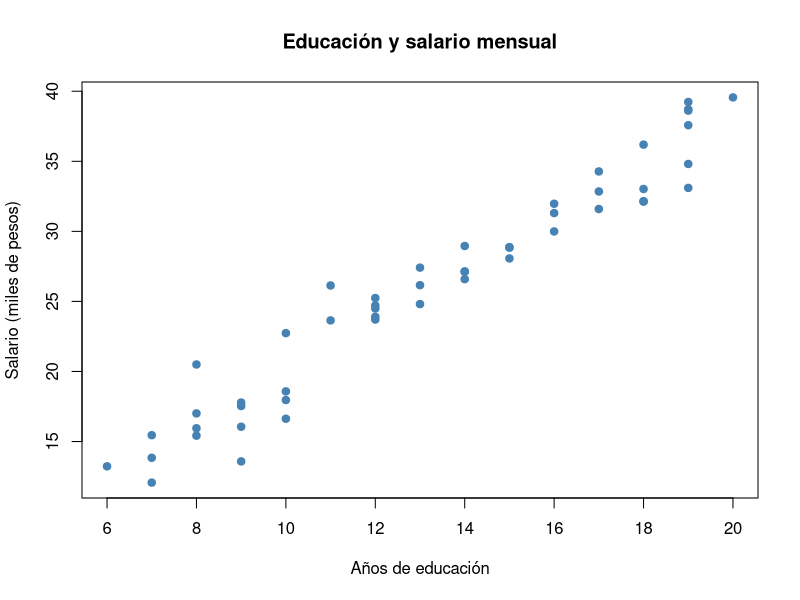

Reproduce this figure in R.
## ---- chunk 1
knitr::opts_chunk$set(echo = TRUE, warnings = FALSE, messages = FALSE, comment = "##")
## ---- chunk 2
# a) Raíz cuadrada de 225 más 3 elevado a la 4


# b) Residuo de dividir 1000 entre 7 (operador %%)


# c) e elevado a la 2


## ---- chunk 3


## ---- chunk 4

# 10 == 10
# 10 != 10
# (5 > 3) & (8 < 5)
# (5 > 3) | (8 < 5)
# !(3 > 1)

## ---- chunk 5
a <- 19500.75
b <- "tasa de desempleo"
c <- FALSE
d <- "2.8"

# Tu código aquí


## ---- chunk 6
set.seed(42)
paises <- c("México", "Brasil", "Argentina", "Colombia", "Chile", "Perú",
            "Venezuela", "Ecuador", "Bolivia", "Paraguay", "Uruguay",
            "Costa Rica", "Panamá", "Guatemala", "Honduras", "El Salvador",
            "Nicaragua", "Cuba", "República Dominicana", "Jamaica")

desempleo <- round(runif(n = 20, min = 2.0, max = 15.0), 1)
## ---- chunk 7

## ---- chunk 8

## ---- chunk 9

## ---- chunk 10

## ---- chunk 11
set.seed(7)

n <- 30

paises_macro <- c("México", "Brasil", "Argentina", "Colombia", "Chile", "Perú",
                  "Venezuela", "Ecuador", "Bolivia", "Paraguay", "Uruguay",
                  "Costa Rica", "Panamá", "Guatemala", "Honduras", "El Salvador",
                  "Nicaragua", "Cuba", "Rep. Dominicana", "Jamaica",
                  "Trinidad y Tobago", "Bahamas", "Haití", "Belice", "Guyana",
                  "Surinam", "Barbados", "Santa Lucía", "Granada", "Dominica")

macro <- data.frame(
  pais      = paises_macro,
  pib       = round(runif(n, min = 50,   max = 2500), 1),  # miles de mill. USD
  inflacion = round(runif(n, min = 1.5,  max = 50.0), 1),  # %
  desempleo = round(runif(n, min = 2.0,  max = 18.0), 1)   # %
)
## ---- chunk 12

## ---- chunk 13

## ---- chunk 14

## ---- chunk 15

## ---- chunk 16
set.seed(123)

n          <- 50
educacion  <- round(runif(n, min = 6, max = 20), 0)   # años de educación
error      <- rnorm(n, mean = 0, sd = 2)               # ruido aleatorio
salario    <- 2 + 1.8 * educacion + error              # miles de pesos al mes

# Gráfico ya hecho — obsérvalo antes de estimar
plot(educacion, salario,
     main = "Educación y salario mensual",
     xlab = "Años de educación",
     ylab = "Salario (miles de pesos)",
     pch  = 19, col = "steelblue")

# Matriz X ya construida
X <- matrix(c(rep(1, n), educacion), nrow = n, ncol = 2)
colnames(X) <- c("constante", "educacion")

y <- matrix(salario, nrow = n)
## ---- chunk 17
# X'X


# (X'X)^-1


## ---- chunk 18

## ---- chunk 19

## ---- chunk 20
set.seed(2026)
n <- 32
g <- c("Grupo A","Grupo B","Grupo C","Grupo D",
       "Grupo E","Grupo F",
       "Grupo G","Grupo H")
d <- data.frame(
  eq  = paste0("Selección_", 1:n),
  gf  = round(runif(n, 0, 15)),
  gc  = round(runif(n, 0, 15)),
  pos = round(runif(n, 1, 32)),
  grp = rep(g, each = 4)
)
d$dg  <- d$gf - d$gc
d$ef  <- ifelse(d$dg > 0, 1, 0)
d2    <- d[order(-d$gf), ]
d3    <- d2[1:8, ]
m     <- mean(d3$gf)
s     <- sd(d3$gf)
d3$z  <- (d3$gf - m) / s
cat("Promedio:", round(m, 2), "\n")
cat("Top equipo:", d3$eq[1], "con", d3$gf[1], "goles\n")
